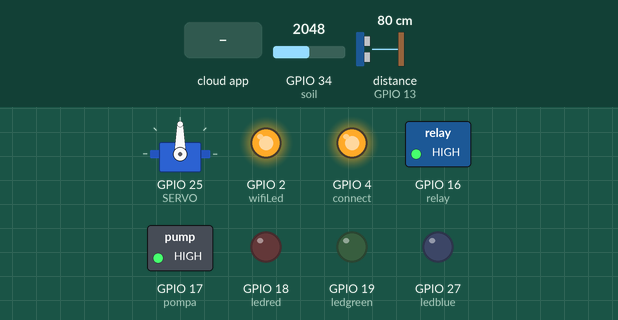
Bench run of a sketch on a simulated ESP32. On the bench: servo, switched loads named in the sketch (green lamp = pin HIGH), output pins drawn as LEDs (lit = HIGH). Inputs (shaded band) come from the test bench; at power-on: GPIO 34 (soil) = 2048, distance to the obstacle (sensor on GPIO 13) 80 cm. The echo pulse lasts 58.3 µs per cm; WiFi joins after 1.5 s; servers stay silent unless stated; the local clock reads 2024-03-15 10:24:30 at power-on unless the sketch sets it; the Firebase database answers and starts empty; pins used as bus, display or sensor lines are not drawn; what the sketch prints to the serial monitor is not drawn.

Above: at 2.7 s.
2.8 s: the phone or cloud app sets relay to 1
At 3.8 s:
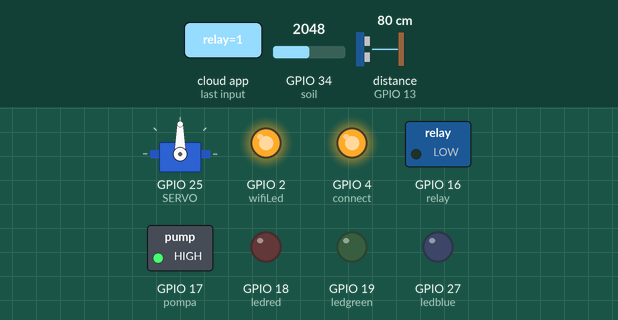
4.6 s: the phone or cloud app sets pompa to 1
At 6.0 s:
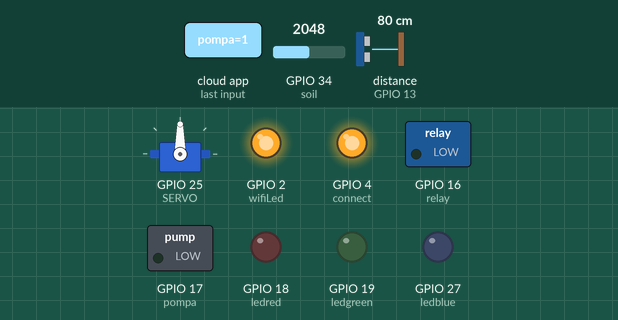
6.3 s: GPIO 34 (soil) set to 2429
12.0 s: GPIO 34 (soil) set to 2549
At 16.9 s:
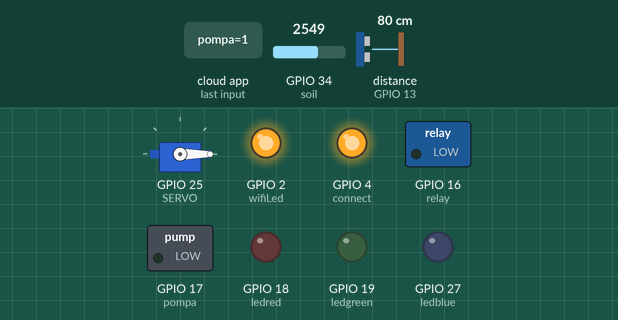
17.9 s: the phone or cloud app sets ledred to 1
At 19.6 s:
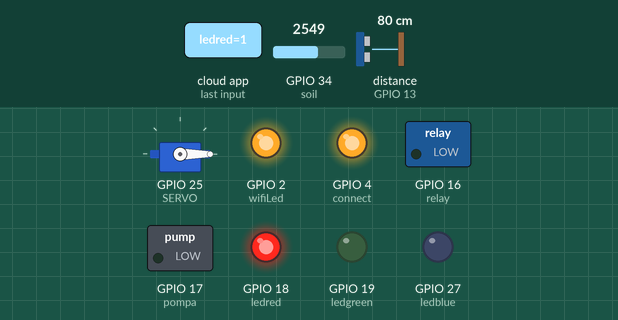
20.1 s: the phone or cloud app sets ledblue to 1
At 20.6 s:
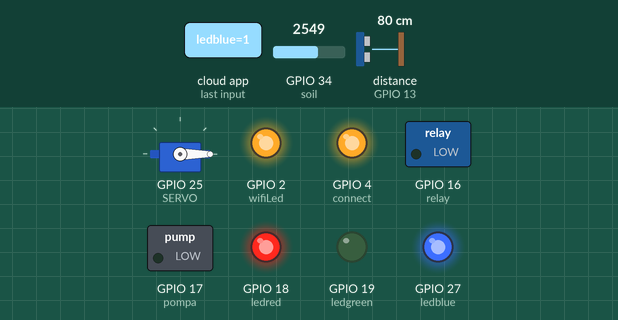
Timing chart, 0 to 22.7 s (numbered marks = the images above; inputs shaded):
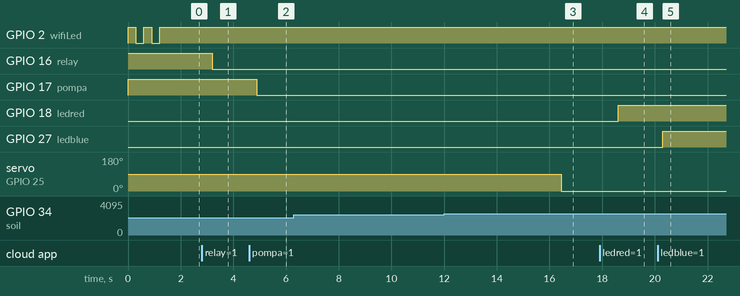

The sketch:

yang2.ino
```cpp
// ============ LIBRARY ================

#include <WiFi.h>
#include <Firebase_ESP_Client.h>
#include <DHT.h>
#include <time.h>
#include <ESP32Servo.h>

// ================= WIFI =================
#define WIFI_SSID "Imie"
#define WIFI_PASSWORD "xxzencaa"

// ================= FIREBASE =================
#define API_KEY "AIzaSyBYUCGcfOUUCLxU_nOn54fiPReZDXgn-0E"
#define DATABASE_URL "https://ujikom-3250b-default-rtdb.asia-southeast1.firebasedatabase.app/"

#define wifiLed   2
#define connect   4

#define ledred    18
#define ledgreen  19
#define ledblue   27

#define relay     16
#define pompa     17

#define TRIG      5
#define ECHO      13

#define soil      34
#define DHTPIN    23
#define DHTTYPE DHT22

#define SERVO     25

// ================= OBJECT =================
FirebaseData fbdo;
FirebaseData fbdoControl;

FirebaseAuth auth;
FirebaseConfig config;

DHT dht(DHTPIN, DHTTYPE);
Servo servoH;

// ================= VAR =================
int batasKering = 2500;
int batasLembab = 1500;

int lastPos = -1;
unsigned long lastSend = 0;

// ================= ULTRASONIC =================
long bacaUltrasonik() {
  digitalWrite(TRIG, LOW);
  delayMicroseconds(2);
  digitalWrite(TRIG, HIGH);
  delayMicroseconds(10);
  digitalWrite(TRIG, LOW);

  long durasi = pulseIn(ECHO, HIGH, 20000);
  if (durasi == 0) return 0;

  return durasi * 0.034 / 2;
}

// ================= SETUP =================
void setup() {
  Serial.begin(115200);

  pinMode(ledred, OUTPUT);
  pinMode(ledgreen, OUTPUT);
  pinMode(ledblue, OUTPUT);

  pinMode(relay, OUTPUT);
  pinMode(pompa, OUTPUT);
  pinMode(TRIG, OUTPUT);
  pinMode(ECHO, INPUT);

  pinMode(wifiLed, OUTPUT);
  pinMode(connect, OUTPUT);

  dht.begin();

  digitalWrite(relay, HIGH);
  digitalWrite(pompa, HIGH);

  // ===== SERVO =====
  servoH.attach(SERVO);
  servoH.write(90);

  // ===== WIFI =====
  WiFi.begin(WIFI_SSID, WIFI_PASSWORD);
  Serial.print("Connecting WiFi");
  while (WiFi.status() != WL_CONNECTED) {
    Serial.print(".");
    digitalWrite(wifiLed, !digitalRead(wifiLed));
    delay(300);
  }

  Serial.println("\nWiFi Connected");
  digitalWrite(wifiLed, HIGH);

  // ===== NTP =====
  configTime(0, 0, "pool.ntp.org");
  while (time(nullptr) < 100000) {
    Serial.print(".");
    digitalWrite(connect, !digitalRead(connect));
    delay(500);
  }
  Serial.println("\nTime OK");
  digitalWrite(connect, HIGH);

  // ===== FIREBASE =====
  config.api_key = API_KEY;
  config.database_url = DATABASE_URL;
  config.signer.tokens.legacy_token = "test";

  Firebase.begin(&config, &auth);
  Firebase.reconnectWiFi(true);

  fbdo.setBSSLBufferSize(8192, 2048);
}

// ================= LOOP =================
void loop() {

  digitalWrite(connect, WiFi.status() == WL_CONNECTED ? HIGH : LOW);

  // ===== KONTROL =====
  if (Firebase.ready()) {
    if (Firebase.RTDB.getBool(&fbdoControl, "/kontrol/relay")) {
      digitalWrite(relay, fbdoControl.boolData() ? LOW : HIGH);
    }
    if (Firebase.RTDB.getBool(&fbdoControl, "/kontrol/pompa")) {
      digitalWrite(pompa, fbdoControl.boolData() ? LOW : HIGH);
    }
    if (Firebase.RTDB.getBool(&fbdoControl, "/kontrol/ledred")) {
      digitalWrite(ledred, fbdoControl.boolData() ? HIGH : LOW);
    }
    if (Firebase.RTDB.getBool(&fbdoControl, "/kontrol/ledblue")) {
      digitalWrite(ledblue, fbdoControl.boolData() ? HIGH : LOW);
    }
    if (Firebase.RTDB.getBool(&fbdoControl, "/kontrol/ledgreen")) {
      digitalWrite(ledgreen, fbdoControl.boolData() ? HIGH : LOW);
    }
  }

  // ===== KIRIM DATA =====
  if (Firebase.ready() && millis() - lastSend > 5000) {
    lastSend = millis();

    // float suhu = dht.readTemperature();
    // float lembab = dht.readHumidity();

    int nilaiSoil = analogRead(soil);
    long jarak = bacaUltrasonik();

    // if (isnan(suhu) || isnan(lembab)) {
    //   Serial.println("❌ DHT ERROR");
    //   return;
    // }

    String statusTanah = "";
    int pos = 90;

    // ===== LOGIC TANAH =====
    if (nilaiSoil > batasKering) {
      statusTanah = "Kering";
      pos = 0;

    } else if (nilaiSoil > batasLembab) {
      statusTanah = "Lembab";
      pos = 90;

    } else {
      statusTanah = "Basah";
      pos = 180;
    }

    // ===== SERVO CONTROL =====
    bool pompaNyala = digitalRead(pompa) == LOW;

    if (pompaNyala && pos != lastPos) {
      servoH.write(pos);
      lastPos = pos;
    }

    // ===== FIREBASE JSON =====
    FirebaseJson json;
    // json.set("suhu", suhu);
    // json.set("lembab", lembab);
    json.set("soil", nilaiSoil);
    json.set("statusTanah", statusTanah);
    json.set("jarak", jarak);
    json.set("servo", pos);

    if (Firebase.RTDB.setJSON(&fbdo, "/sensor", &json)) {
      Serial.println("✅ Data terkirim");
    } else {
      Serial.println("❌ ERROR: " + fbdo.errorReason());
    }

    // Serial.print("Suhu: ");
    // Serial.print(suhu);
    // Serial.print(" | Lembab: ");
    // Serial.print(lembab);
    Serial.print(" | Soil: ");
    Serial.print(nilaiSoil);
    Serial.print(" | Status: ");
    Serial.print(statusTanah);
    Serial.print(" | Servo: ");
    Serial.println(pos);
  }

  delay(20);
}
```

Measured:
- the behaviour switches between 2500 and 2501 on GPIO 34 (soil) (found by bisection; images 2 and 3)
- after the input at 2.8 s, GPIO 16 (relay): HIGH → LOW after 0.39 s
- after the input at 4.6 s, GPIO 17 (pompa): HIGH → LOW after 0.29 s
- after the input at 6.3 s, every drawn part: stays the same
- after the input at 12.0 s, servo on GPIO 25 (SERVO): 90° → 0° after 4.4 s
- after the input at 17.9 s, GPIO 18 (ledred): LOW → HIGH after 0.71 s
- after the input at 20.1 s, GPIO 27 (ledblue): LOW → HIGH after 0.20 s
